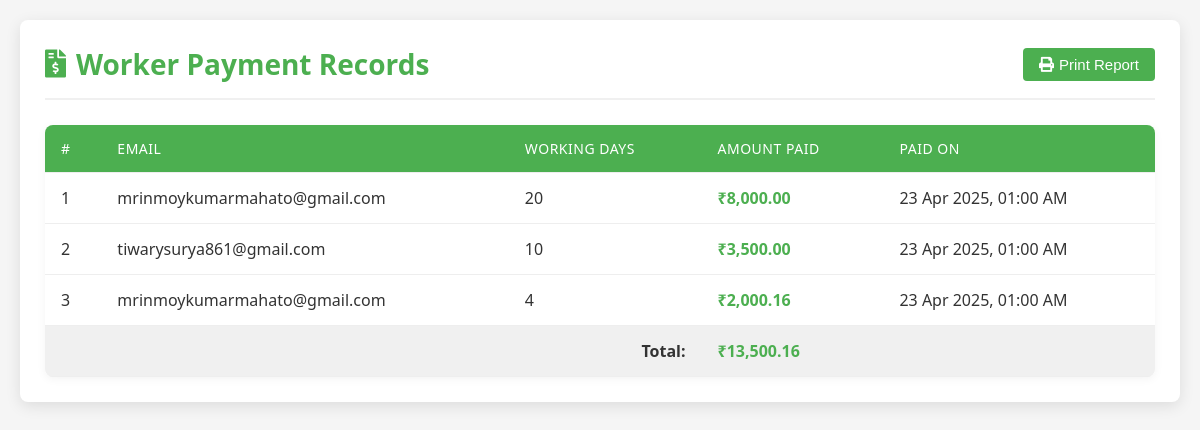
The page /php/payment_history.php on the database as committed earlier.
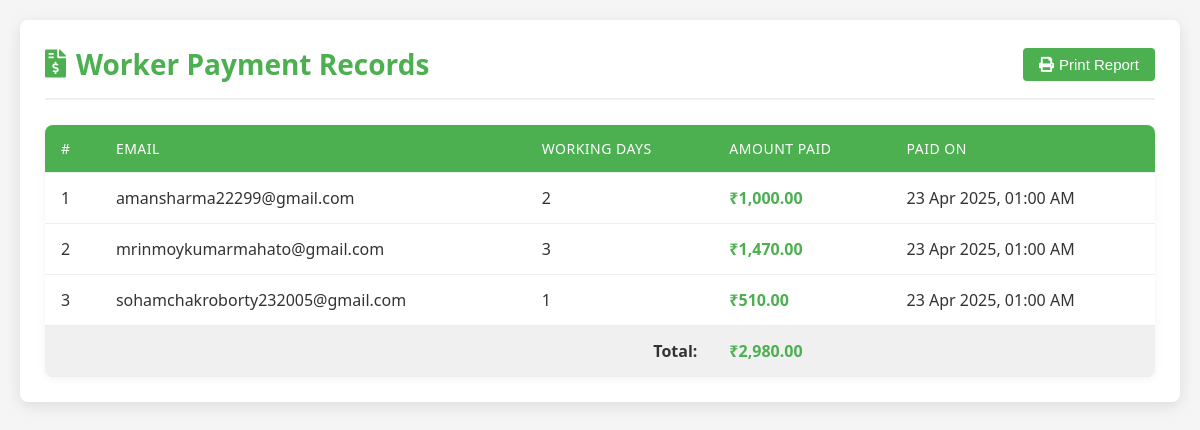
The same page on the database as committed later.
### tables this page shows
CREATE TABLE `payments` (
  `id` int(11) NOT NULL,
  `email` varchar(50) NOT NULL,
  `working_days` int(11) NOT NULL,
  `amount_paid` decimal(10,2) NOT NULL,
  `payment_date` datetime DEFAULT current_timestamp()
);

### php/payment_history.php (the view, shortened to what this page needs)
<?php
$host = 'localhost';
$db   = 'final';
$user = 'root';
$pass = '';
$conn = new mysqli($host, $user, $pass, $db);
$sql = "SELECT id, email, working_days, amount_paid FROM payments";
$result = $conn->query($sql);
?>
<!DOCTYPE html>
<html>
<head>
    <link href="https://cdnjs.cloudflare.com/ajax/libs/font-awesome/5.15.4/css/all.min.css" rel="stylesheet">
</head>
<body>
    <div class="container">
        <div class="header">
            <h2><i class="fas fa-file-invoice-dollar"></i> Worker Payment Records</h2>
            <div class="actions">
                <button class="btn btn-print" onclick="printReport()">
                    <i class="fas fa-print"></i> Print Report
                </button>
            </div>
        </div>
        <div class="table-container">
            <table>
                <thead>
                    <tr>
                        <th>#</th>
                        <th>Email</th>
                        <th>Working Days</th>
                        <th>Amount Paid</th>
                        <th>Paid On</th>
                    </tr>
                </thead>
                <tbody>
                    <?php
                    if ($result->num_rows > 0) {
                        $count = 1;
                        $total_amount = 0;
                        while ($row = $result->fetch_assoc()) {
                            $total_amount += $row['amount_paid'];
                            $payment_date = isset($row['created_at']) ? date("d M Y, h:i A", strtotime($row['created_at'])) : date("d M Y, h:i A");
                            echo "<tr class='record-row'>";
                            echo "<td>" . $count++ . "</td>";
                            echo "<td>" . htmlspecialchars($row['email']) . "</td>";
                            echo "<td>" . $row['working_days'] . "</td>";
                            echo "<td class='amount'>₹" . number_format($row['amount_paid'], 2) . "</td>";
                            echo "<td class='date-cell'>" . $payment_date . "</td>";
                            echo "</tr>";
                        }
                        echo "<tr style='font-weight: bold; background-color: #f0f0f0;'>";
                        echo "<td colspan='3' style='text-align: right;'>Total:</td>";
                        echo "<td class='amount'>₹" . number_format($total_amount, 2) . "</td>";
                        echo "<td></td>";
                        echo "</tr>";
                    } else {
                        echo "<tr><td colspan='5' class='no-records'>No payment records found.</td></tr>";
                    }
                    ?>
                </tbody>
            </table>
        </div>
    </div>
</body>
</html>

### php/payment_history.php (style rules this page uses)
:root { --primary-color: #4CAF50; --secondary-color: #3e8e41; --accent-color: #f8f9fa; --text-color: #333; --border-color: #ddd; }
body { font-family: 'Segoe UI', Tahoma, Geneva, Verdana, sans-serif; background-color: #f5f5f5; margin: 0; padding: 20px; color: var(--text-color); }
.container { max-width: 1200px; margin: 0 auto; background-color: white; border-radius: 8px; box-shadow: 0 4px 15px rgba(0, 0, 0, 0.1); padding: 25px; animation: fadeIn 0.5s ease-in-out; }
.header { display: flex; justify-content: space-between; align-items: center; margin-bottom: 25px; padding-bottom: 15px; border-bottom: 2px solid #f0f0f0; }
h2 { color: var(--primary-color); margin: 0; font-size: 28px; display: flex; align-items: center; }
h2 i { margin-right: 10px; }
.actions { display: flex; gap: 10px; }
.btn { padding: 8px 16px; border: none; border-radius: 4px; cursor: pointer; font-weight: 500; font-size: 15px; transition: all 0.3s ease; display: flex; align-items: center; gap: 5px; }
.btn-print { background-color: var(--primary-color); color: white; }
.table-container { overflow-x: auto; border-radius: 8px; box-shadow: 0 2px 10px rgba(0, 0, 0, 0.05); }
table { border-collapse: collapse; width: 100%; margin: auto; background-color: white; }
th, td { padding: 14px 16px; text-align: left; border-bottom: 1px solid #eee; }
th { background-color: var(--primary-color); color: white; font-weight: 500; letter-spacing: 0.5px; text-transform: uppercase; font-size: 14px; }
tbody tr { transition: background-color 0.3s ease, transform 0.2s ease; }
.amount { font-weight: 600; color: var(--primary-color); }
.date-cell { white-space: nowrap; }

Rows that differ between the two databases and show on the page:
removed payments: email "mrinmoykumarmahato@gmail.com", working_days "20", amount_paid "8,000.00", payment_date "23 Apr 2025, 01:00 AM"
removed payments: email "tiwarysurya861@gmail.com", working_days "10", amount_paid "3,500.00", payment_date "23 Apr 2025, 01:00 AM"
removed payments: email "mrinmoykumarmahato@gmail.com", working_days "4", amount_paid "2,000.16", payment_date "23 Apr 2025, 01:00 AM"
added payments: email "amansharma22299@gmail.com", working_days "2", amount_paid "1,000.00", payment_date "23 Apr 2025, 01:00 AM"
added payments: email "mrinmoykumarmahato@gmail.com", working_days "3", amount_paid "1,470.00", payment_date "23 Apr 2025, 01:00 AM"
added payments: email "sohamchakroborty232005@gmail.com", working_days "1", amount_paid "510.00", payment_date "23 Apr 2025, 01:00 AM"
Other text that changed with them:
$total_amount: "13,500.16" → "2,980.00"
